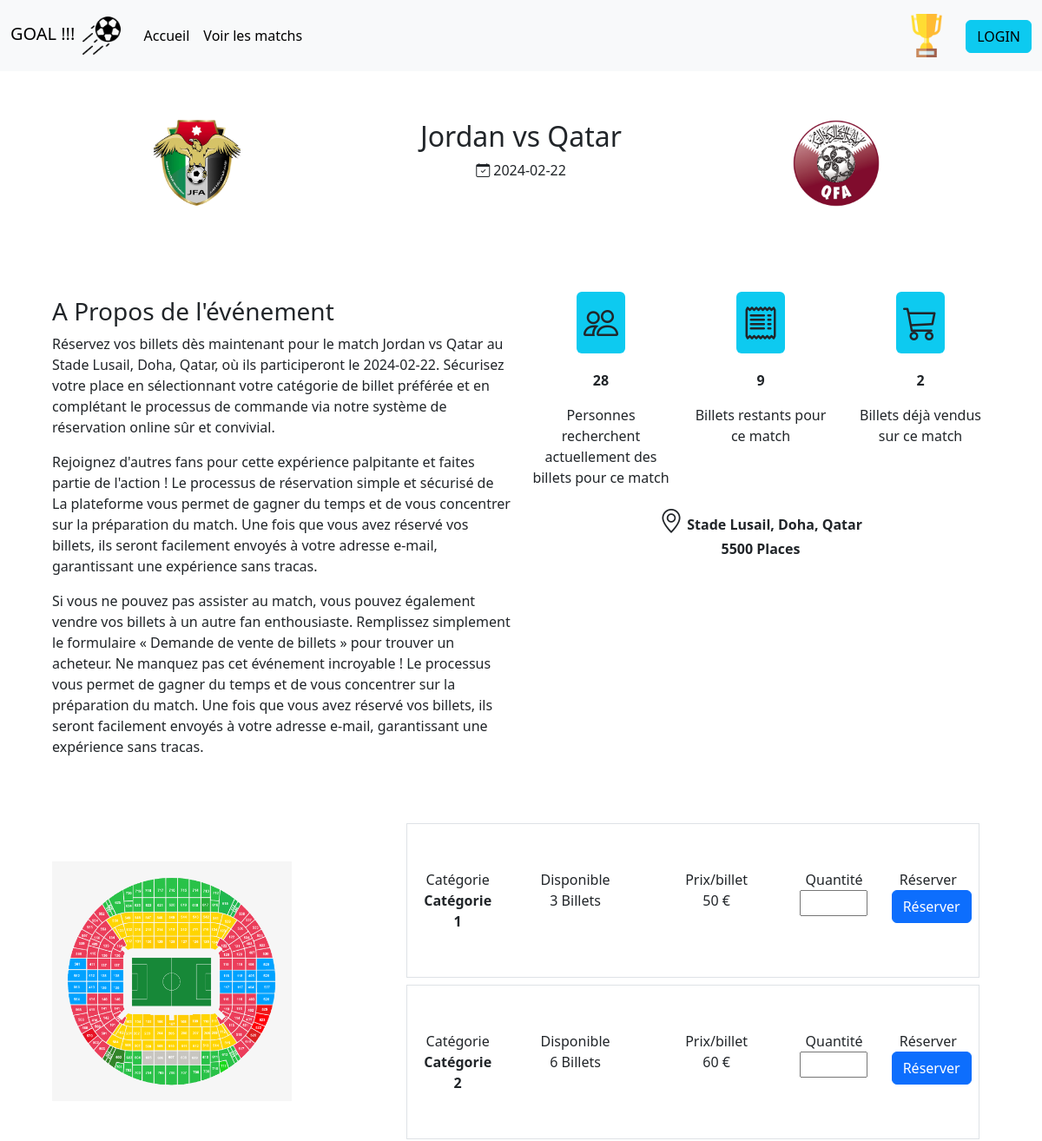
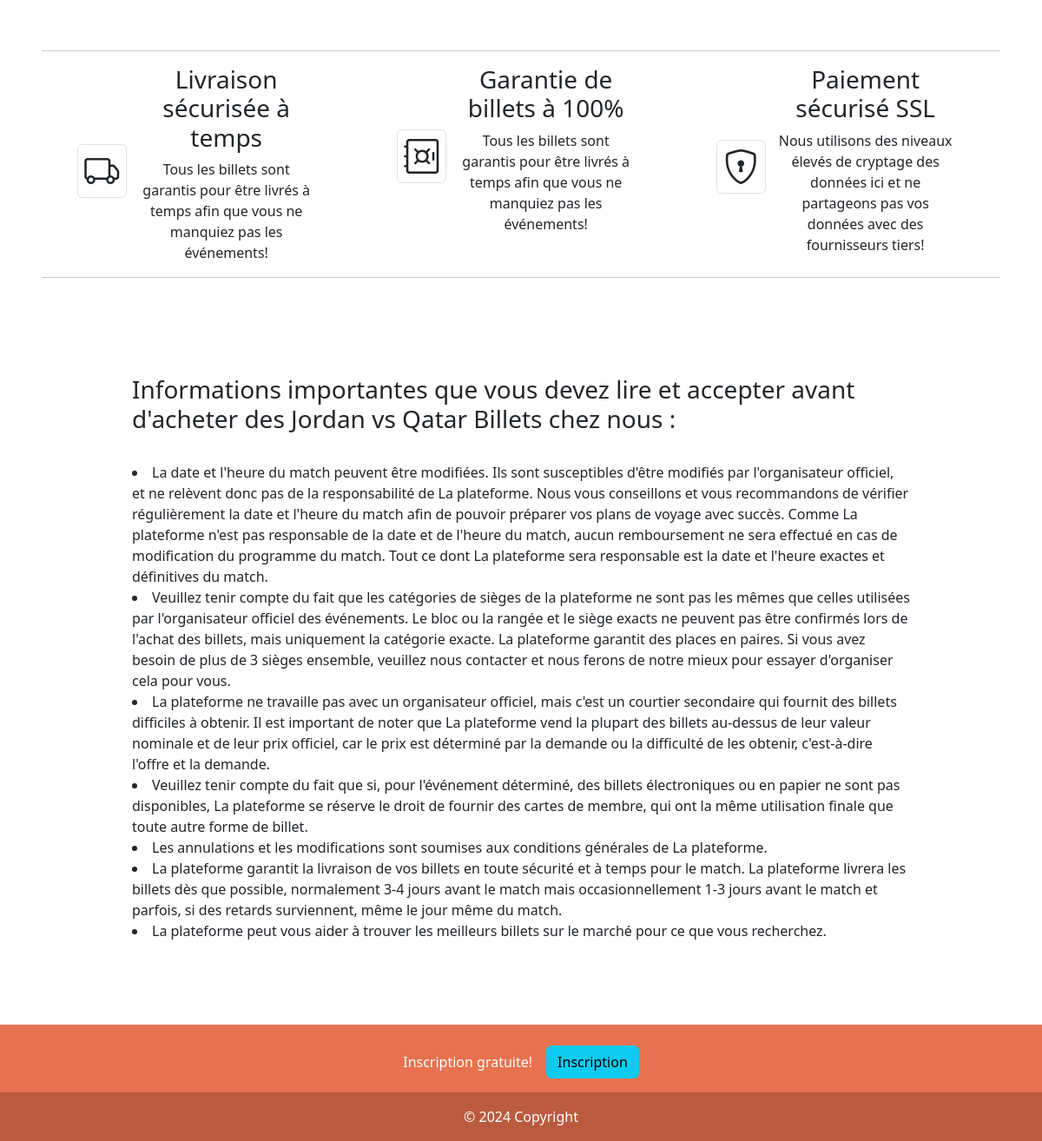
/index.php?ctl=Utilisateur&action=DetailMatch&evenement=3, run on the app's committed database (2 pictures, top to bottom).
### tables this page shows
CREATE TABLE `equipes` (
  `id_equipe` int(11) NOT NULL,
  `nom_equipe` varchar(50) NOT NULL,
  `photo_equipe` varchar(50) NOT NULL
);

CREATE TABLE `evenement` (
  `id_evenement` int(11) NOT NULL,
  `nom_match` varchar(50) DEFAULT NULL,
  `date_match` date DEFAULT NULL,
  `id_stade` int(11) NOT NULL
);

CREATE TABLE `stades` (
  `id_stade` int(11) NOT NULL,
  `nom_stade` varchar(50) NOT NULL,
  `capacite` int(50) DEFAULT NULL
);

CREATE TABLE `zones` (
  `id_zone` int(11) NOT NULL,
  `libelle_zone` varchar(50) NOT NULL,
  `nb_place` int(11) DEFAULT NULL,
  `id_stade` int(11) NOT NULL
);

### model/Connexion.php (called while the page is built, shortened)
<?php
class connectPdo
{
	private static $db;
	static function getObjPdo() {
		if(!isset(self::$db))
		{
			self::$db = new PDO('mysql:dbname=marmier-tanguy_db_billetterie;host=mysql-marmier-tanguy.alwaysdata.net', '251835', 'Mot2Passe');
			self::$db->query('SET NAMES utf8');
			self::$db->query('SET CHARACTER SET utf8');
		}
		return self::$db;
    }
}
?>

### model/DbUtilisateur.php (called while the page is built, shortened)
<?php
include './model/Connexion.php';
class DbUtilisateur{
    public static function info_matchs($id_evenement){
        $stmt = connectPdo::getObjPdo()->prepare("SELECT nom_match, date_match, nom_equipe, nom_stade, capacite, photo_equipe FROM evenement, jouer, equipes, stades WHERE evenement.id_evenement = jouer.id_evenement AND jouer.id_equipe = equipes.id_equipe AND evenement.id_stade = stades.id_stade AND evenement.id_evenement = (?);");
        $stmt->execute([$id_evenement]);
        $result = $stmt->fetchall();
        return $result;
    }
    public static function billets_reserve($id_evenement){
        $stmt = connectPdo::getObjPdo()->prepare("SELECT COUNT(reserver.id_billet) AS billets_reserve FROM reserver, billets, evenement WHERE reserver.id_billet = billets.id_billet AND billets.id_evenement = evenement.id_evenement AND evenement.id_evenement = (?);");
		$stmt->execute([$id_evenement]);
		$result = $stmt->fetch();
		return $result;
    }
    public static function billets_dispo($id_evenement){
        $stmt = connectPdo::getObjPdo()->prepare("SELECT COUNT(billets.id_billet)-(SELECT COUNT(reserver.id_billet) AS billets_reserve FROM reserver, billets, evenement WHERE reserver.id_billet = billets.id_billet AND billets.id_evenement = evenement.id_evenement AND evenement.id_evenement = (?)) AS billets_dispo FROM billets, evenement WHERE billets.id_evenement = evenement.id_evenement AND evenement.id_evenement = (?);");
		$stmt->execute([$id_evenement,$id_evenement]);
		$result = $stmt->fetch();
		return $result;
    }
	public static function info_zone($id_evenement)
	{
		$stmt = connectPdo::getObjPdo()->prepare("SELECT zones.id_zone, zones.libelle_zone FROM zones, stades, evenement WHERE zones.id_stade = stades.id_stade AND stades.id_stade = evenement.id_stade AND evenement.id_evenement = (?);");
        $stmt->execute([$id_evenement]);
        $result = $stmt->fetchall();
        return $result;
	}
	public static function prix_zone($id_evenement)
	{
		$stmt = connectPdo::getObjPdo()->prepare("SELECT DISTINCT billets.id_zone, billets.prix FROM billets, evenement WHERE billets.id_evenement = evenement.id_evenement AND evenement.id_evenement = (?);");
        $stmt->execute([$id_evenement]);
        $result = $stmt->fetchall();
        return $result;
	}
	public static function dispo_zone($id_zone, $id_evenement)
	{
		$stmt = connectPdo::getObjPdo()->prepare("SELECT COUNT(billets.id_billet) AS Categorie_dispo FROM billets WHERE billets.id_billet NOT IN (SELECT reserver.id_billet FROM reserver) AND billets.id_zone = (?) AND billets.id_evenement = (?);");
        $stmt->execute([$id_zone, $id_evenement]);
        $result = $stmt->fetch();
        return $result;
	}
}
?>

### vue/UI/Utilisateur/DetailMatch.php (the view, shortened to what this page needs)
<section>
    <div class="row m-0 p-5">
            <div class="col-4 p-2 text-center">
                <?php echo'<img class="equipe-img" src="uploads/equipes/'.$result[0]['photo_equipe'].'" alt="Équipe B">' ?>
            </div>
            <div class="col-4 text-center mt-2">
                <?php echo'<h2>'.$result[0]['nom_match'].'</h2>' ?>
                <i class="bi bi-calendar-check"></i> <?php echo($result[1]['date_match']);?>
            </div>
            <div class="col-4 p-2 text-center">
            <?php echo'<img class="equipe-img" src="uploads/equipes/'.$result[1]['photo_equipe'].'" alt="Équipe B">' ?>
            </div>
    </div>
    <div class="row m-0 p-5">
        <div class="col-md-6">
            <h3>A Propos de l'événement</h3>
            <p>
            Réservez vos billets dès maintenant pour le match <?php echo($result[1]['nom_match']);?> au <?php echo($result[1]['nom_stade']);?>, où ils participeront le <?php echo($result[1]['date_match']);?>. Sécurisez votre place en sélectionnant votre catégorie de billet préférée et en complétant le processus de commande via notre système de réservation online sûr et convivial.
            </p>
            <p>
            Rejoignez d'autres fans pour cette expérience palpitante et faites partie de l'action ! Le processus de réservation simple et sécurisé de La plateforme vous permet de gagner du temps et de vous concentrer sur la préparation du match. Une fois que vous avez réservé vos billets, ils seront facilement envoyés à votre adresse e-mail, garantissant une expérience sans tracas.
            </p>
            <p>
            Si vous ne pouvez pas assister au match, vous pouvez également vendre vos billets à un autre fan enthousiaste. Remplissez simplement le formulaire « Demande de vente de billets » pour trouver un acheteur. Ne manquez pas cet événement incroyable ! Le processus vous permet de gagner du temps et de vous concentrer sur la préparation du match. Une fois que vous avez réservé vos billets, ils seront facilement envoyés à votre adresse e-mail, garantissant une expérience sans tracas.
            </p>
        </div>
        <div class="col-md-6">
            <div class="row">
                <div class="col-md-4 text-center">
                    <i class="bi bi-people fs-1 bg-info rounded p-2"></i>
                    <br><br>
                    <p><b>28</b></p>
                    <p>Personnes recherchent actuellement des billets pour ce match</p>
                </div>
                <div class="col-md-4 text-center">
                    <i class="bi bi-receipt fs-1 bg-info rounded p-2"></i>
                    <br><br>
                    <p><b><?php echo($billets_dispo[0]);?></b></p>
                    <p>Billets restants pour ce match</p>
                </div>
                <div class="col-md-4 text-center">
                    <i class="bi bi-cart3 fs-1 bg-info rounded p-2"></i>
                    <br><br>
                    <p><b><?php echo($billets_reserve[0]);?></b></p>
                    <p>Billets déjà vendus sur ce match</p>
                </div>
            </div>
            <div class="row">
                <div class="col-md-12 text-center">
                    <i class="bi bi-geo-alt fs-3"></i>
                    <b>
                        <?php echo($result[1]['nom_stade']);?> <br>
                        <?php echo($result[1]['capacite']);?> Places
                    </b>
                </div>
            </div>
        </div>
    </div>
    <div class="row m-0 justify-content-around">
        <div class="col-md-3 text-center my-auto">
            <img class="img-fluid" src="./uploads/stades/Lusail.png" alt="stade">
        </div>
        <div class="col-md-7 m-1 text-center">
            <?php
            $dispo_zone = DbUtilisateur::dispo_zone($info_zone[0]['id_zone'], $_GET['evenement'])['Categorie_dispo'];
            if ($dispo_zone!=0) {
                for ($i=0; $i < count($info_zone); $i++) {
                $dispo_zone = DbUtilisateur::dispo_zone($info_zone[$i]['id_zone'], $_GET['evenement'])['Categorie_dispo'];
                echo'
                <form action="index.php?ctl=Utilisateur&action=Reserver" method="post">
                    <input type="hidden" name="evenement" value="'.$_GET['evenement'].'">
                    <input type="hidden" name="prix" value="'.$prix_zone[$i]['prix'].'">
                    <div class="row border p-1 m-2">
                        <div class="col-md-2 py-md-5">
                            Catégorie
                            <b>'.$info_zone[$i]['libelle_zone'].'</b>
                        </div>
                        <div class="col-md-3 py-md-5 py-2">
                            Disponible <br>
                            '.$dispo_zone.' Billets
                        </div>
                        <div class="col-md-3 py-md-5 py-2">
                            Prix/billet <br>
                            '.$prix_zone[$i]['prix'].' €
                        </div>
                        <div class="col-md-2 py-md-5 py-2">
                            Quantité
                            <input type="number" id="nb_billets" name="nb_billets" min="1" max="'.$dispo_zone.'" required>
                        </div>
                        <div class="col-md-2 py-md-5 py-2">
                            Réserver
                            <button class="btn btn-primary" type="submit">Réserver</a>
                        </div>
                    </div>
                </form>';
                }
            }
            ?>
        </div>
    </div>
    <div class="row m-0 my-5 px-5">
    <hr>
        <div class="col-md-4 text-center">
            <div class="row m-0 justify-content-center">
                <div class="col-md-2 border rounded fs-1 my-auto p-0">
                    <i class="bi bi-truck"></i>
                </div>
                <div class="col-md-8">
                    <h3>Livraison sécurisée à temps</h3>
                    <p>Tous les billets sont garantis pour être livrés à temps afin que vous ne manquiez pas les événements!</p>
                </div>
            </div>
        </div>
        <div class="col-md-4 text-center">
            <div class="row m-0 justify-content-center">
                <div class="col-md-2 border rounded fs-1 my-auto p-0">
                    <i class="bi bi-safe"></i>
                </div>
                <div class="col-md-8">
                    <h3>Garantie de billets à 100%</h3>
                    <p>Tous les billets sont garantis pour être livrés à temps afin que vous ne manquiez pas les événements!</p>
                </div>
            </div>
        </div>
        <div class="col-md-4 text-center">
            <div class="row m-0 justify-content-center">
                <div class="col-md-2 border rounded fs-1 my-auto p-0">
                    <i class="bi bi-shield-lock"></i>
                </div>
                <div class="col-md-8">
                    <h3>Paiement sécurisé SSL</h3>
                    <p>Nous utilisons des niveaux élevés de cryptage des données ici et ne partageons pas vos données avec des fournisseurs tiers!</p>
                </div>
            </div>
        </div>
    <hr>
    </div>
    <div class="row m-0 p-5 justify-content-center">
        <div class="col-md-10">
            <h3>Informations importantes que vous devez lire et accepter avant d'acheter des Jordan vs Qatar Billets chez nous :</h3>
            <br>
            <li>La date et l'heure du match peuvent être modifiées. Ils sont susceptibles d'être modifiés par l'organisateur officiel, et ne relèvent donc pas de la responsabilité de La plateforme. Nous vous conseillons et vous recommandons de vérifier régulièrement la date et l'heure du match afin de pouvoir préparer vos plans de voyage avec succès. Comme La plateforme n'est pas responsable de la date et de l'heure du match, aucun remboursement ne sera effectué en cas de modification du programme du match. Tout ce dont La plateforme sera responsable est la date et l'heure exactes et définitives du match.</li>
            <li>Veuillez tenir compte du fait que les catégories de sièges de la plateforme ne sont pas les mêmes que celles utilisées par l'organisateur officiel des événements.  Le bloc ou la rangée et le siège exacts ne peuvent pas être confirmés lors de l'achat des billets, mais uniquement la catégorie exacte. La plateforme garantit des places en paires. Si vous avez besoin de plus de 3 sièges ensemble, veuillez nous contacter et nous ferons de notre mieux pour essayer d'organiser cela pour vous.</li>
            <li>La plateforme ne travaille pas avec un organisateur officiel, mais c'est un courtier secondaire qui fournit des billets difficiles à obtenir. Il est important de noter que La plateforme vend la plupart des billets au-dessus de leur valeur nominale et de leur prix officiel, car le prix est déterminé par la demande ou la difficulté de les obtenir, c'est-à-dire l'offre et la demande.</li>
            <li>Veuillez tenir compte du fait que si, pour l'événement déterminé, des billets électroniques ou en papier ne sont pas disponibles, La plateforme se réserve le droit de fournir des cartes de membre, qui ont la même utilisation finale que toute autre forme de billet.</li>
            <li>Les annulations et les modifications sont soumises aux conditions générales de La plateforme.</li>
            <li>La plateforme garantit la livraison de vos billets en toute sécurité et à temps pour le match. La plateforme livrera les billets dès que possible, normalement 3-4 jours avant le match mais occasionnellement 1-3 jours avant le match et parfois, si des retards surviennent, même le jour même du match.</li>
            <li>La plateforme peut vous aider à trouver les meilleurs billets sur le marché pour ce que vous recherchez.</li>
        </div>
    </div>
</section>

### data on the page
equipes: photo_equipe (picture)
evenement: nom_match "Jordan vs Qatar", date_match "2024-02-22"
equipes: photo_equipe (picture)
stades: nom_stade "Stade Lusail, Doha, Qatar", capacite "5500"
zones: libelle_zone "Catégorie 1", dispo_zone "3", prix "50"
zones: libelle_zone "Catégorie 2", dispo_zone "6", prix "60"

### other printed values
$billets_dispo[0] "9"
$billets_reserve[0] "2"
